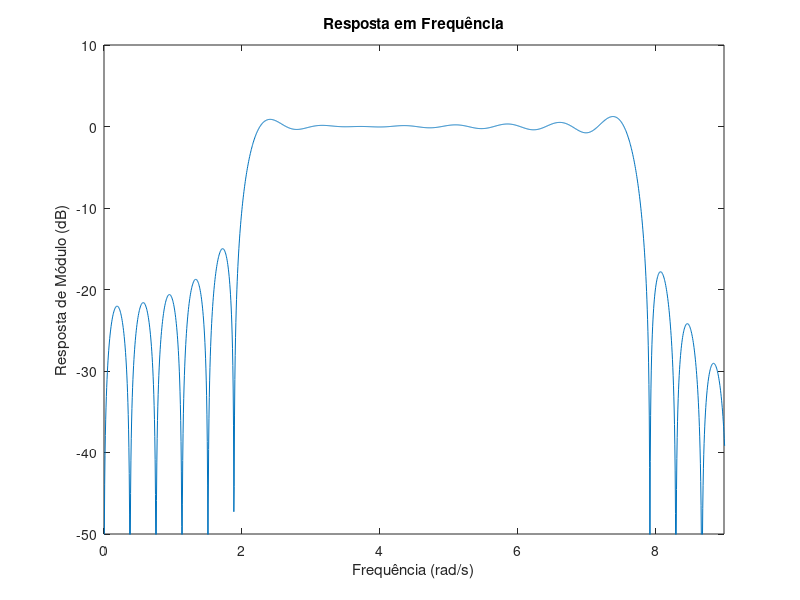
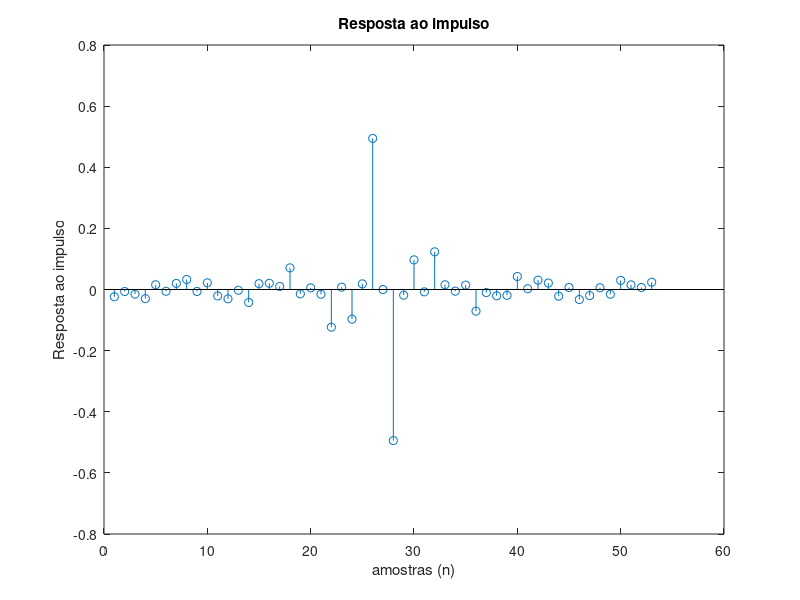

The MATLAB source for these figures, in order:
# 5. Projete um filtro passa-faixa tipo III usando o método da amostragem em frequência que satisfaça a
# especificação a seguir:
# • M = 52
# • Ωr1 = 2 rad/s
# • Ωp1 = 3 rad/s
# • Ωp2 = 7 rad/s
# • Ωr2 = 8 rad/s
# • Ωs = 20,0 rad/s
# • Agora aumente o número de amostras, mantendo sua paridade. Compare com os resultados da
# questão 3.

clear all

% Dados do problema
multiplicador = 1;
M = 52 * multiplicador;
N = M+1;
Omega_r1 = 2;
Omega_p1 = 3;
Omega_p2 = 7;
Omega_r2 = 8;
Omega_s = 20;

% Fazendo o filtro passa faixas: 

kp1 = floor(N*Omega_p1/Omega_s);
kr1 = floor(N*Omega_r1/Omega_s);
kp2 = floor(N*Omega_p2/Omega_s);
kr2 = floor(N*Omega_r2/Omega_s);


# % Vetor A para um passa-faixa
A = zeros(1, M/2 + 1);
A(1) = 0;
A(kp1:kr2) = 1;  % Define a banda de passagem entre kp1 e kr2

% Algoritmo do tipo 3

k = 1:M/2;

for n=0:M,
    h(n+1) = sum((-1).^(k+1).*A(k+1).*sin(pi.*k*(1+2*n)/N));
end;

h = 2*(h./N);

[H,w]=freqz(h,1,2048,Omega_s);

% Plot da resposta em frequência
figure(1)
plot(w,20*log10(abs(H)))
axis([0 9 -50 10])
ylabel('Resposta de Módulo (dB)');
xlabel('Frequência (rad/s)');
title('Resposta em Frequência')

% Plot da resposta ao impulso
figure(2)
stem(h)
title('Resposta ao impulso');
ylabel('Resposta ao impulso');
xlabel('amostras (n)');
